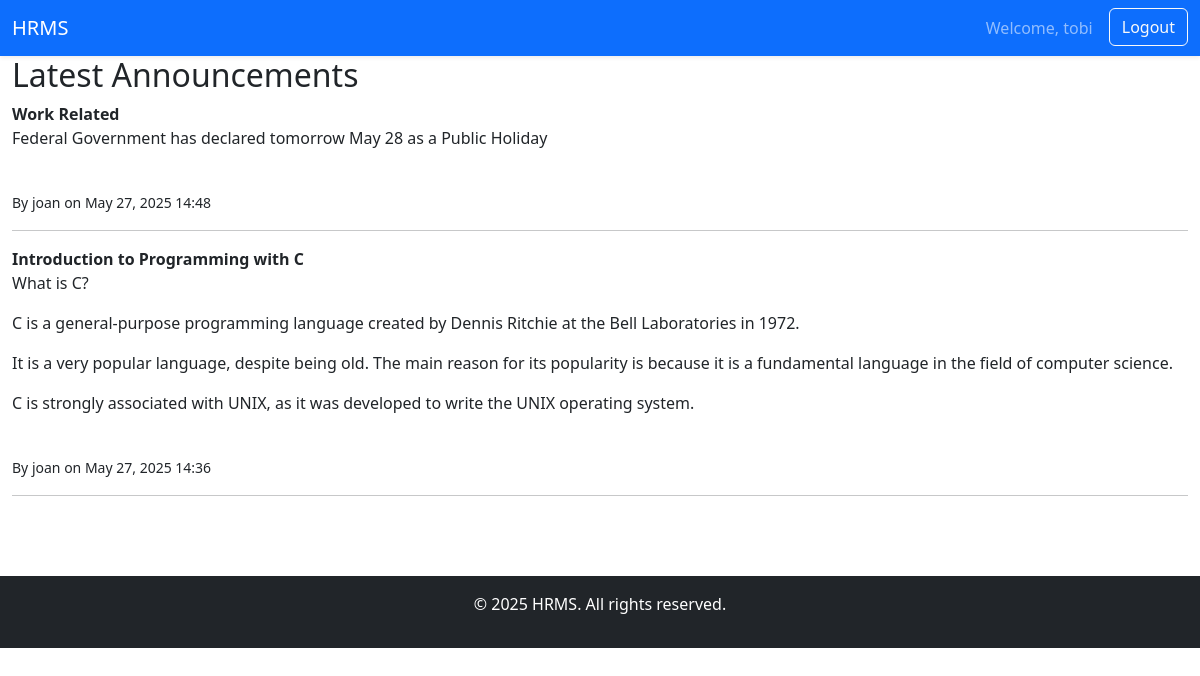
The app's page /list-announcements/ (signed in) with its own data.
### core/models.py (models this page shows, shortened)
class Announcement(models.Model):
    title = models.CharField(max_length=255)
    message = models.TextField()
    created_by = models.ForeignKey(User, on_delete=models.SET_NULL, null=True)
    created_at = models.DateTimeField(auto_now_add=True)

### core/views.py (the view)
# urls.py: path('list-announcements/', views.announcement_list, name='announcement_list'),
@login_required
def announcement_list(request):
    announcements = Announcement.objects.order_by('-created_at')
    return render(request, 'core/announcement_list.html', {'announcements': announcements})

### templates/core/announcement_list.html (shortened to what this page needs)
{% extends "core/base.html" %}
{% block content %}
<h2>Latest Announcements</h2>
{% if announcements %}
    <ul>
        {% for announcement in announcements %}
            <li>
                <strong>{{ announcement.title }}</strong><br>
                {{ announcement.message|linebreaks }}<br>
                <small>By {{ announcement.created_by }} on {{ announcement.created_at|date:"M d, Y H:i" }}</small>
            </li>
            <hr>
        {% endfor %}
    </ul>
{% else %}
    <p>No announcements yet.</p>
{% endif %}
{% endblock %}

### templates/core/base.html (shortened to what this page needs)
<!doctype html>
<html lang="en">
  <head>
    <link rel="stylesheet" href="https://cdnjs.cloudflare.com/ajax/libs/font-awesome/6.5.0/css/all.min.css">
    <link href="https://cdn.jsdelivr.net/npm/bootstrap@5.3.6/dist/css/bootstrap.min.css" rel="stylesheet">
    <link href="https://cdn.jsdelivr.net/npm/bootstrap@5.3.0/dist/css/bootstrap.min.css" rel="stylesheet">
    <link href="https://cdn.jsdelivr.net/npm/bootstrap-icons@1.10.5/font/bootstrap-icons.css" rel="stylesheet">
  </head>
  <body>
    {% block nav %}
      <nav class="navbar navbar-expand-lg navbar-dark bg-primary shadow-sm">
        <div class="container-fluid">
        {% block brand_link %}
          <b></b><a class="navbar-brand" href="">HRMS</a>
        {% endblock %}
        <div class="collapse navbar-collapse justify-content-end" id="navbarContent">
        <ul class="navbar-nav mb-2 mb-lg-0">
          {% if user.is_authenticated %}
            <li class="nav-item">
              <a class="nav-link" href="#">Welcome, {{ user.username }}</a>
            </li>
            <li class="nav-item">
              <form method="post" action="{% url 'logout' %}" class="d-inline">
                <button type="submit" class="btn btn-outline-light ms-2">Logout</button>
              </form>
            </li>
          {% endif %}
      </ul>
    </div>
  </div>
</nav>
{% endblock %}
  <div class="container-fluid">
    <div class="row">
      {% block content %}
      {% endblock %}
    </div>
  </div>
  <footer class="mt-5 text-center text-white bg-dark py-3">
    <p>&copy; 2025 HRMS. All rights reserved.</p>
  </footer>
  </body>
</html>

### records on screen
Announcement: title "Work Related", message "Federal Government has declared tomorrow May 28 as a Public Holiday", created_by "joan", created_at "May 27, 2025 14:48"
Announcement: title "Introduction to Programming with C", message "What is C? C is a general-purpose programming language created by Dennis Ritchie at the Bell Laboratories in 1972. It is a very popular language, despite being old. The main reason for its popularity is because it is a fundamental language in the field of computer science. C is strongly associated with UNIX, as it was developed to write the UNIX operating system.", created_by "joan", created_at "May 27, 2025 14:36"

### other values on screen
{{ user.username }} "tobi"
